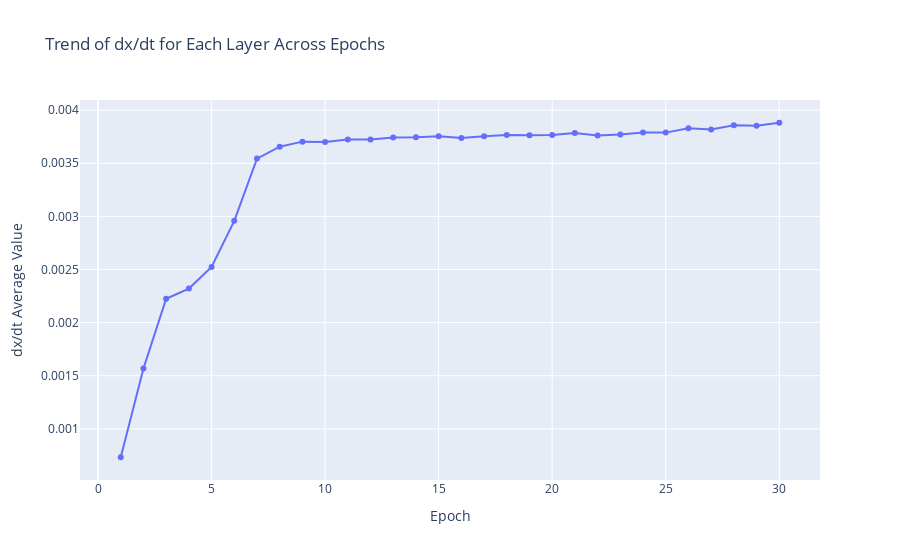

The notebook cell saved with this chart:
### Markdown cell above
tau=100.0

### Code cell
ltc_4 = MultiSequenceLTCModel(input_size=2, hidden_size=50, output_size=2,tau1=100.0, tau2=100.0, tau3=100.0).to(device)
criterion = nn.MSELoss()
optimizer = optim.Adam(ltc_4.parameters(), lr=0.0001)

ltc_4,ltc4_time,epoch_dx_dt_history = train_LTC_model(train_loader, val_loader, ltc_4, criterion, optimizer)


predictions, actuals, mse_temp, mse_humidity, mase_temp, mase_humidity, allocated_memory, reserved_memory = evaluate_LTC_model(test_loader, ltc_4)
results = {'train_time': ltc4_time, 'allocated_memory': allocated_memory, 'reserved_memory': reserved_memory, 'epoch_dx_dt_history':epoch_dx_dt_history,
 'mse_temp':mse_temp,'mse_humidity':mse_humidity, 'mase_temp':mase_temp, 'mase_humidity':mase_humidity}
results_dict[model_name[4]] = results

plot_results(predictions, actuals)

plot_dx_dt_history(epoch_dx_dt_history)

### Figure 1 — Plotly figure (JSON) as saved in the notebook; plotly's stock layout.template omitted (floating-point values rounded to 4 significant figures)
{"data": [{"line": {"width": 2}, "marker": {"size": 6}, "mode": "lines+markers", "name": "total_avg_dx_dt dx/dt", "type": "scatter", "x": [1, 2, 3, 4, 5, 6, 7, 8, 9, 10, 11, 12, 13, 14, 15, 16, 17, 18, 19, 20, 21, 22, 23, 24, 25, 26, 27, 28, 29, 30], "y": [0.0007328, 0.001569, 0.002225, 0.002321, 0.002524, 0.002958, 0.003544, 0.003656, 0.003703, 0.003699, 0.003723, 0.003725, 0.003743, 0.003745, 0.003754, 0.003739, 0.003755, 0.003765, 0.003764, 0.003767, 0.003784, 0.003762, 0.003771, 0.00379, 0.003788, 0.003829, 0.003819, 0.003857, 0.003853, 0.003881]}], "layout": {"legend": {"title": {"text": "Layer Name"}}, "title": {"text": "Trend of dx/dt for Each Layer Across Epochs"}, "xaxis": {"title": {"text": "Epoch"}}, "yaxis": {"title": {"text": "dx/dt Average Value"}}}}
